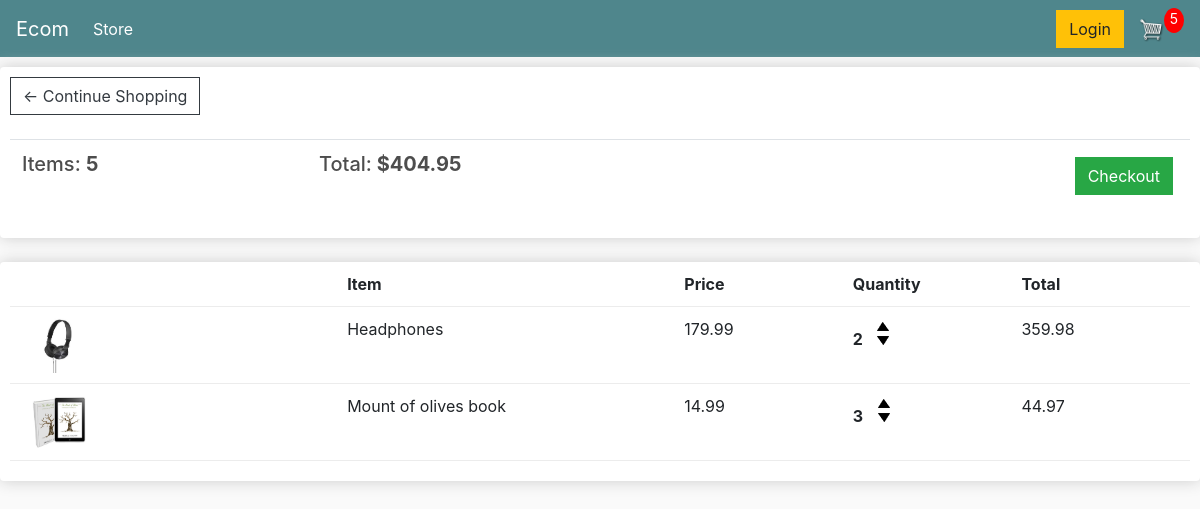
Before: /cart (signed in) with the older database file.
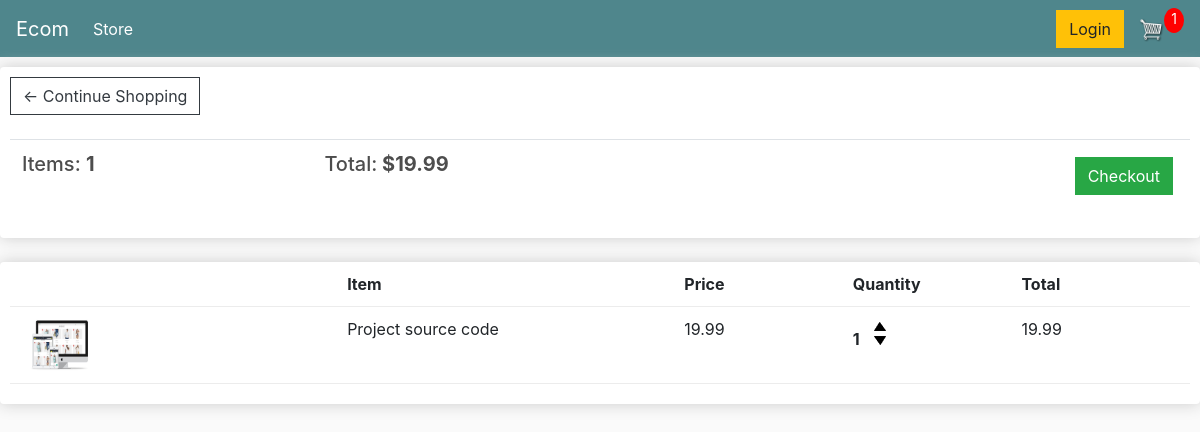
After: the same page with the newer database file.
### store/models.py (models this page shows, shortened)
class Order(models.Model):
    customer = models.ForeignKey(Customer,on_delete=models.SET_NULL,blank=True,null=True)
    date_ordered = models.DateTimeField(auto_now_add=True)
    complete = models.BooleanField(default=False,null=True,blank=False)
    transaction_id = models.CharField(max_length=200,null=True)
    @property
    def get_cart_total(self):
        orderitems = self.orderitem_set.all()
        total = sum([item.get_total for item in orderitems])
        return total
    @property
    def get_cart_items(self):
        orderitems = self.orderitem_set.all()
        total = sum([item.quantity for item in orderitems])
        return total

class OrderItem(models.Model):
    product = models.ForeignKey(Product,on_delete=models.SET_NULL,blank=True,null=True)
    order = models.ForeignKey(Order,on_delete=models.SET_NULL,blank=True,null=True)
    quantity = models.IntegerField(default=0,null=True,blank=True)
    date_added = models.DateTimeField(auto_now_add=True)
    @property
    def get_total(self):
        total = self.product.price * self.quantity
        return total

class Product(models.Model):
    name = models.CharField(max_length=200,null=True)
    price = models.FloatField()
    digital = models.BooleanField(default=False,null=True,blank=False)
    image = models.ImageField(null=True,blank=True)
    @property
    def imageURL(self):
        try:
            url = self.image.url
        except:
            url = ''
        return url

### store/views.py (the view)
# urls.py: path('cart',views.cart,name='cart'),
def cart(request):
    if request.user.is_authenticated:
        customer = request.user.customer
        order,created = Order.objects.get_or_create(customer=customer,complete=False)
        items = order.orderitem_set.all()
        cartItems = order.get_cart_items
    else:
        items = []
        order = {'get_cart_total':0,'get_cart_items':0,'shipping':False}
        cartItems = order['get_cart_items']
    context = {'items':items,'order':order,'cartItems':cartItems}
    return render(request,"store/cart.html",context)

### store/templates/store/cart.html
{% extends 'store/base.html' %}
{% load static %}
{% block content %}
	<div class="row">
		<div class="col-lg-12">
			<div class="box-element">
				<a  class="btn btn-outline-dark" href="{% url 'store' %}">&#x2190; Continue Shopping</a>
				<br>
				<br>
				<table class="table">
					<tr>
						<th><h5>Items: <strong>{{order.get_cart_items}}</strong></h5></th>
						<th><h5>Total:<strong> ${{order.get_cart_total|floatformat:2}}</strong></h5></th>
						<th>
							<a  style="float:right; margin:5px;" class="btn btn-success" href="{% url 'checkout' %}">Checkout</a>
						</th>
					</tr>
				</table>
			</div>
			<br>
			<div class="box-element">
				<div class="cart-row">
					<div style="flex:2"></div>
					<div style="flex:2"><strong>Item</strong></div>
					<div style="flex:1"><strong>Price</strong></div>
					<div style="flex:1"><strong>Quantity</strong></div>
					<div style="flex:1"><strong>Total</strong></div>
				</div>
				{% for item in items %}
				<div class="cart-row">
					<div style="flex:2"><img class="row-image" src="{{ item.product.imageURL }}"></div>
					<div style="flex:2"><p>{{item.product.name}}</p></div>
					<div style="flex:1"><p>{{item.product.price}}</p></div>
					<div style="flex:1">
						<p class="quantity">{{item.quantity}}</p>
						<div class="quantity">
							<img  data-product={{item.product.id}} data-action="add" class="chg-quantity update-cart" src="{% static  'images/arrow-up.png' %}">
							<img data-product={{item.product.id}} data-action="remove" class="chg-quantity update-cart" src="{% static  'images/arrow-down.png' %}">
						</div>
					</div>
					<div style="flex:1"><p>{{item.get_total}}</p></div>
				</div>
				{% endfor %}
			</div>
		</div>
	</div>
{% endblock content %}

### store/templates/store/base.html (shortened to what this page needs)
<!DOCTYPE html>
{% load static %}
<html lang="en">
<head>
    <link rel="stylesheet" href="https://stackpath.bootstrapcdn.com/bootstrap/4.4.1/css/bootstrap.min.css">
    <link rel="stylesheet" type="text/css" href="{% static 'css/main.css' %}">
</head>
<body>
    <nav class="navbar navbar-expand-lg navbar-dark bg-dark">
        <a class="navbar-brand" href="{% url 'store' %}">Ecom</a>
        <div class="collapse navbar-collapse" id="navbarSupportedContent">
          <ul class="navbar-nav mr-auto">
            <li class="nav-item active">
              <a class="nav-link" href="{% url 'store' %}">Store <span class="sr-only">(current)</span></a>
            </li>
          </ul>
          <div class="form-inline my-2 my-lg-0">
                <a href="#"class="btn btn-warning">Login</a>
                <a href="{% url 'cart' %}">
                    <img  id="cart-icon" src="{% static 'images/cart.png' %}">
                </a>
                <p id="cart-total">{{cartItems}}</p>
            </div>
        </div>
    </nav>
    <div class=""container">
    {% block content %}
    {% endblock %}
    </div>
</body>
</html>

### static/css/main.css (style rules this page uses)
body { background-color: hsl(0, 0%, 98%); }
h1,h2,h3,h4,h5,h6 { color:hsl(0, 0%, 30%); }
.box-element { box-shadow:hsl(0, 0%, 80%) 0 0 16px; background-color: #fff; border-radius: 4px; padding: 10px; }
.bg-dark { background-color: #4f868c!important; }
#cart-icon { width:25px; display: inline-block; margin-left: 15px; }
#cart-total { display: block; text-align: center; color:#fff; background-color: red; width: 20px; height: 25px; border-radius: 50%; font-size: 14px; }
.col-lg-4, .col-lg-6, .col-lg-8, .col-lg-12 { margin-top: 10px; }
.btn { border-radius: 0; }
.row-image { width: 100px; }
.cart-row { display: flex; align-items: flex-stretch; padding-bottom: 10px; margin-bottom: 10px; border-bottom: 1px solid #ececec; }
.quantity { display: inline-block; font-weight: 700; padding-right:10px; }
.chg-quantity { width: 12px; cursor: pointer; display: block; margin-top: 5px; transition:.1s; }

Changed rows visible on the page:
removed OrderItem: product.imageURL (picture), product.name "Headphones", product.price "179.99", quantity "2", get_total "359.98"
removed OrderItem: product.imageURL (picture), product.name "Mount of olives book", product.price "14.99", quantity "3", get_total "44.97"
computed for Order: get_cart_items "5" → "1"; get_cart_total "404.95" → "19.99"
added OrderItem: product.imageURL (picture), product.name "Project source code", product.price "19.99", quantity "1", get_total "19.99"
Other visible differences:
{{ cartItems }}: "5" → "1"
